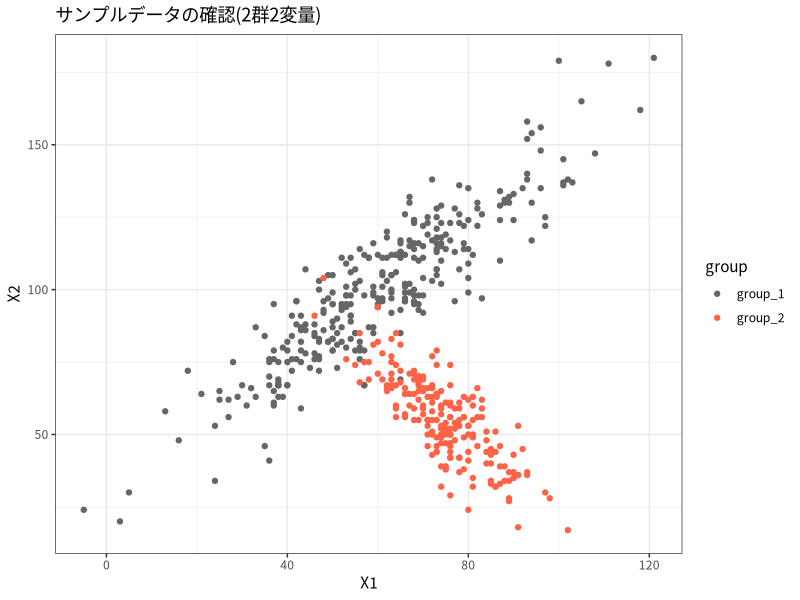
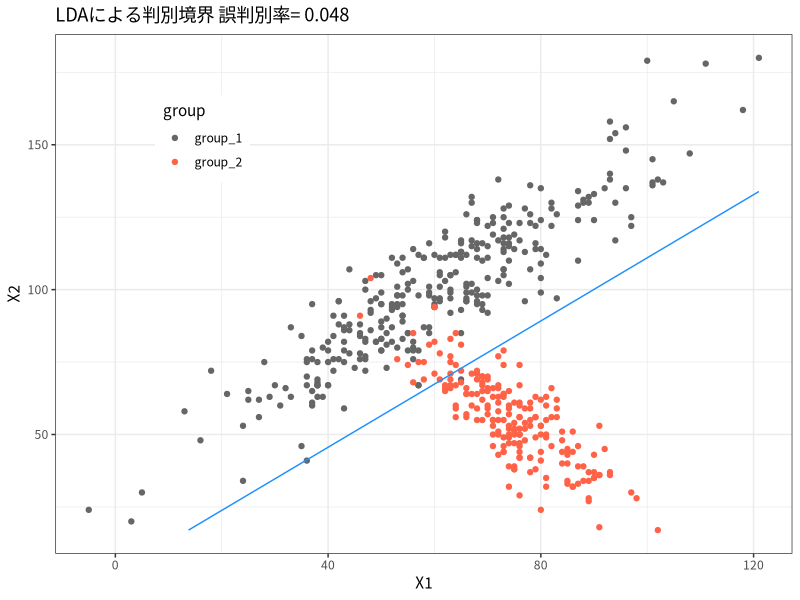
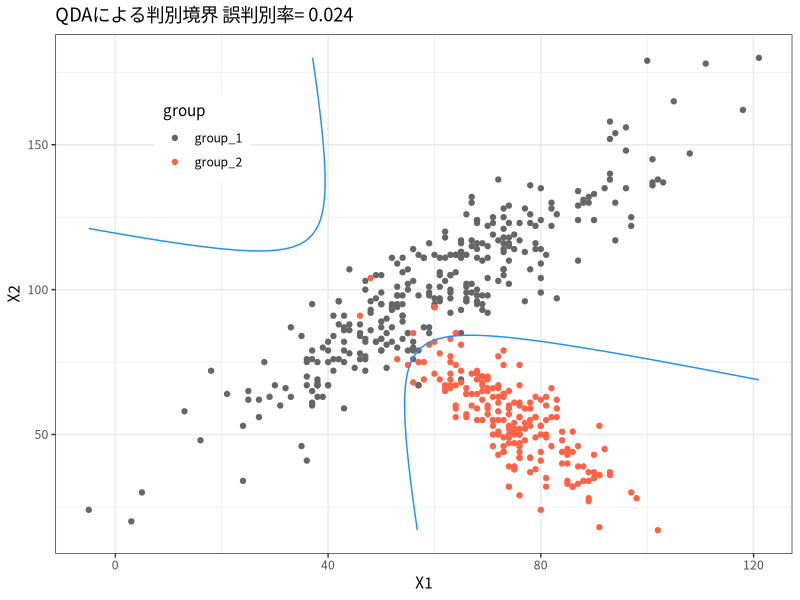
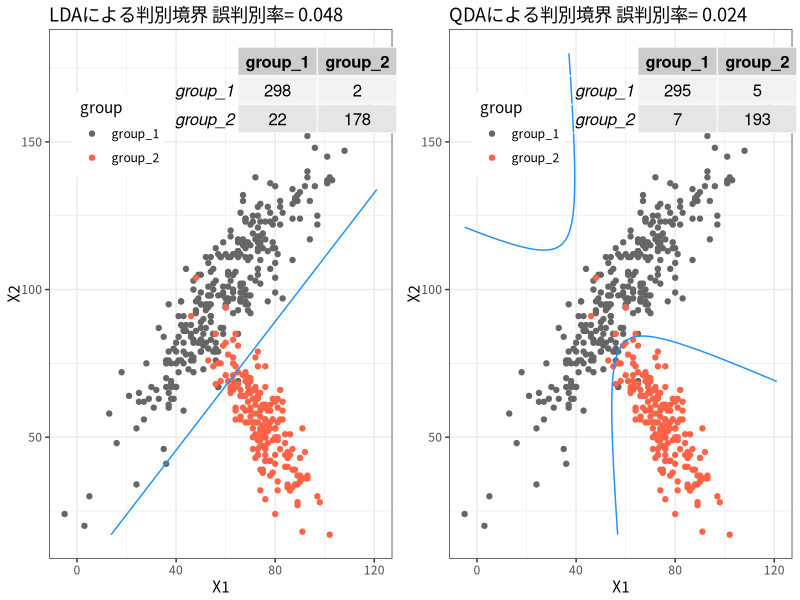

Write R code to recreate these figures, in order.
## ---- chunk 1
knitr::opts_chunk$set(echo = TRUE)
knitr::opts_chunk$set(dev = "ragg_png")
par(family = "Noto Sans CJK JP")
ggplot2::theme_set(ggplot2::theme_bw() + ggplot2::theme(text = ggplot2::element_text(family = "Noto Sans CJK JP")))
## ---- chunk 2
pkgs <- c("ggplot2", "skimr", "cowplot", "gridExtra")

for(i in seq_along(pkgs)) {
    if(!require(pkgs[[i]], character.only = TRUE)){
        install.packages(pkgs[[i]], dependencies = TRUE)
        library(pkgs[[i]], character.only = TRUE)
    }
}
## ---- chunk 3
# テスト用のデータ作成
## グループ1データ
set.seed(1234)
g1 <- matrix(rnorm(600), ncol = 2)
Cor_g1 <- matrix(c(1, .9, .9, 1), 2, 2) 
L_g1 <- chol(Cor_g1)
g1 <- g1 %*% L_g1
g1 <- round(sweep(g1, 2, c(20, 25), "*"))
g1 <- round(sweep(g1, 2, c(60, 100), "+"))

## グループ2データ
g2 <- matrix(rnorm(400), ncol = 2)
Cor_g2 <- matrix(c(1, -.8, -.8, 1), 2, 2)
L_g2 <- chol(Cor_g2)
g2 <- g2 %*% L_g2
g2 <- round(sweep(g2, 2, c(10, 15), "*"))
g2 <- round(sweep(g2, 2, c(75, 55), "+"))

## 両グループを結合
two_class_samp <- data.frame(
    rbind(g1, g2),
    class = c(rep("group_1", nrow(g1)), rep("group_2", nrow(g2)))
)

two_class_samp
## ---- chunk 4
# 群絵別のサンプル数
table(two_class_samp$class)
## ---- chunk 5
# データ全体の相関
cor(two_class_samp[, c("X1", "X2")]) |> round(3)
## ---- chunk 6
# 群別の相関
lapply(split(two_class_samp[, c("X1", "X2")], two_class_samp[, "class"]), 
       function(x) cor(x) |> round(3)) 
## ---- chunk 7
print(skim(two_class_samp))
## ---- chunk 8
# 可視化
two_class_samp |>
    ggplot(aes(x = X1, y = X2, color = factor(class))) +
    geom_point() +
    labs(title = "サンプルデータの確認(2群2変量)", color = "group") + 
    scale_color_manual(values = c("gray40", "tomato")) 
## ---- chunk 9
# 2群のLDA
two_class_lda <- function(data, class) {
    # data: 説明変数行列（class は含まない）
    # class: 分類クラスベクトル（2群）
    
    stopifnot(length(unique(class)) == 2)
    # 統計量
    n <- nrow(data)-2 # サンプル数
    two_class_data <- split(data, two_class_samp$class) # 群別データ 
    two_class_n <- lapply(two_class_data, function(x) nrow(x)-1) # 群別サンプル数
    two_class_mu <- lapply(two_class_data, function(x) colMeans(x)) # 群別の平均
    two_class_data_cent <- lapply(seq_along(two_class_data), # 平均偏差データ
                                  function(i) sweep(two_class_data[[i]], 2, two_class_mu[[i]])) 
    two_class_S <- lapply(two_class_data_cent, function(x) cov(x)) # 群別分散共分散行列
    wgt_S <- Reduce("+", lapply(1:2, function(i) two_class_S[[i]]*two_class_n[[i]]))/n # 重み付きS
    Sinv <- solve(wgt_S) # 共通S^-1
    theta <- two_class_n[[1]]/nrow(data) # 所属確率
    # 判別関数の計算
    X <- data.matrix(data)
    a <- (two_class_mu[[1]] + two_class_mu[[2]])/2
    b <- Sinv %*% (two_class_mu[[1]] - two_class_mu[[2]])
    score <- apply(X, 1, function(x) t(x)%*%b - t(a)%*%b + log(theta/(1-theta)))
    # 判別結果の分類
    class <- ifelse(score >= 0, "group_1", "group_2")
    # 結果の格納
    return(list(score = as.vector(score), 
                class = as.vector(class),
                Sinv = Sinv,
                two_class_mu = two_class_mu,
                theta = theta))
}
# LDAの実行
res_lda <- two_class_lda(two_class_samp[, c("X1", "X2")], two_class_samp[, "class"])

## ---- chunk 10
# 判別結果
table(two_class_samp[, "class"], res_lda$class)
## ---- chunk 11
cnt_tbl <- as.data.frame.matrix(table(two_class_samp[, "class"], res_lda$class))

# 誤判別率
lda_err <- 1-sum(diag(as.matrix(cnt_tbl)))/sum(cnt_tbl) |> round(3)
lda_err
## ---- chunk 12
# LDAによる予測
predict_two_class_lda <- function(result, data) {
    # result:two_class_lda関数の結果object 
    # data:説明変数行列（class は含まない）
    
    # resultからの群別統計量
    Sinv <- result$Sinv
    two_class_mu <- result$two_class_mu
    theta <- result$theta
    
    stopifnot(ncol(Sinv) == ncol(data))
    # 判別関数の計算
    X <- data.matrix(data)
    a <- (two_class_mu[[1]] + two_class_mu[[2]])/2
    b <- Sinv %*% (two_class_mu[[1]] - two_class_mu[[2]])
    score <- apply(X, 1, function(x) t(x)%*%b - t(a)%*%b + log(theta/(1-theta)))
    # 判別結果の分類
    class <- ifelse(score >= 0, "group_1", "group_2")
    # 結果の格納
    return(list(score = as.vector(score), 
                class = as.vector(class)))
}

# scoring grid
data_rng <- apply(two_class_samp[, c("X1", "X2")], 2, range)
xp <- seq(data_rng[1, 1], data_rng[2, 1], length.out = 100)
yp <- seq(data_rng[1, 2], data_rng[2, 2], length.out = 100)
grid_plot <- expand.grid(X1 = xp, X2 = yp)

# predict LDA
grid_plot$lda_score <- predict_two_class_lda(res_lda, grid_plot[, 1:2])$score

# 判別境界
p_lda <- ggplot() + 
    geom_point(data = two_class_samp, aes(X1, X2, color = class)) +
    labs(title = paste("LDAによる判別境界", "誤判別率=", lda_err), color = "group") +
    scale_color_manual(values = c("gray40", "tomato")) +
    theme(legend.position = c(.2, .8)) +
    geom_contour(data = grid_plot, aes(X1, X2, z = lda_score), breaks = 0, col = "dodgerblue")
print(p_lda)

## ---- chunk 13
# 2群のQDA
two_class_qda <- function(data, class) {
    # data: 説明変数行列（class は含まない）
    # class: 分類クラスベクトル（2群）
    
    # 群別統計量
    two_class_data <- split(data, class)
    two_class_n <- lapply(two_class_data, nrow) # 2群のサンプル数
    two_class_mu <- lapply(two_class_data, function(x) colMeans(x)) # 2群の平均
    two_class_data_cent <- lapply(seq_along(two_class_data), # 平均偏差データ
                                  function(i) sweep(two_class_data[[i]], 2, two_class_mu[[i]])) 
    two_class_Sinv <- lapply(two_class_data_cent, function(x) solve(cov(x))) # 2群の分散共分散行列
    two_class_det <- lapply(two_class_data_cent, function(x) det(cov(x))) # 2群の行列式
    theta <- two_class_n[[1]]/nrow(data) # 群1の所属確率
    # 判別関数の計算
    X <- data.matrix(data)
    d_1 <- rowSums(sweep(X, 2, two_class_mu[[1]]) %*% two_class_Sinv[[1]] * sweep(X, 2, two_class_mu[[1]]))
    d_2 <- rowSums(sweep(X, 2, two_class_mu[[2]]) %*% two_class_Sinv[[2]] * sweep(X, 2, two_class_mu[[2]]))
    diff_d <- d_2-d_1
    score <- log(sqrt(two_class_det[[2]]/two_class_det[[1]])) + diff_d/2 + log(theta/(1-theta))
    # 判別結果の分類
    class <- ifelse(score >= 0, "group_1", "group_2")
    # 結果の格納
    return(list(score = score,
                class = class,
                two_class_mu = two_class_mu,
                two_class_Sinv = two_class_Sinv,
                two_class_det = two_class_det,
                theta = theta))
}
# QDAの実行
res_qda <- two_class_qda(two_class_samp[, c("X1", "X2")], two_class_samp[, "class"])

## ---- chunk 14
# 判別結果
table(two_class_samp[, "class"], res_qda$class)
## ---- chunk 15
cnt_tbl <- as.data.frame.matrix(table(two_class_samp[, "class"], res_qda$class))
# 誤判別率
qda_err <- 1-sum(diag(as.matrix(cnt_tbl)))/sum(cnt_tbl) |> round(3)
qda_err
## ---- chunk 16
# QDAによる予測
predict_two_class_qda <- function(result, data) {
    # result:two_class_qda関数の結果object 
    # data:説明変数行列（class は含まない）
    
    # resultからの群別統計量
    two_class_Sinv <- result$two_class_Sinv
    two_class_mu <- result$two_class_mu
    two_class_det <- result$two_class_det
    theta <- result$theta
    
    stopifnot( all(sapply(two_class_Sinv, function(i) ncol(i) == ncol(data))) )
    # 判別関数の計算
    X <- data.matrix(data)
    d_1 <- rowSums(sweep(X, 2, two_class_mu[[1]]) %*% two_class_Sinv[[1]] * sweep(X, 2, two_class_mu[[1]]))
    d_2 <- rowSums(sweep(X, 2, two_class_mu[[2]]) %*% two_class_Sinv[[2]] * sweep(X, 2, two_class_mu[[2]]))
    diff_d <- d_2-d_1
    score <- log(sqrt(two_class_det[[2]]/two_class_det[[1]])) + diff_d/2 + log(theta/(1-theta))
    # 判別結果の分類
    class <- ifelse(score >= 0, "group_1", "group_2")
    # 結果の格納
    return(list(score = as.vector(score), 
                class = as.vector(class)))
}

# predict QDA
grid_plot$qda_score <- predict_two_class_qda(res_qda, grid_plot[, c("X1", "X2")])$score

# 判別境界
p_qda <- ggplot() + 
    geom_point(data = two_class_samp, aes(X1, X2, color = class)) +
    labs(title = paste("QDAによる判別境界", "誤判別率=", qda_err), color = "group") +
    scale_color_manual(values = c("gray40", "tomato")) +
    theme(legend.position = c(.2, .8)) +
    geom_contour(data = grid_plot, aes(X1, X2, z = qda_score), breaks = 0, col = "dodgerblue")
print(p_qda)

## ---- chunk 17
p1 <- ggdraw(p_lda) + draw_grob(tableGrob(table(two_class_samp[, "class"], res_lda$class)), 
                          x = .2, y = .35)
p2 <- ggdraw(p_qda) + draw_grob(tableGrob(table(two_class_samp[, "class"], res_qda$class)), 
                          x = .2, y = .35)
plot_grid(p1, p2, label_size = 12, ncol = 2)

